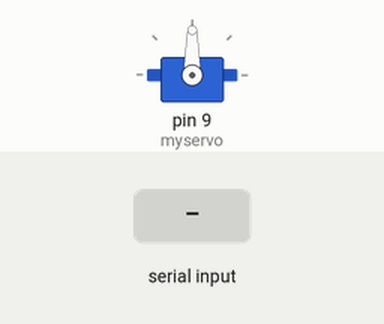
Recording of a sketch running on a simulated Arduino Uno, built with avr-gcc and run on an emulated ATmega328P. On the bench: servo. The inputs (shaded band) are chosen by the test bench.

Above: at 1.2 s.
1.3 s: "L" received over Serial
At 1.6 s:
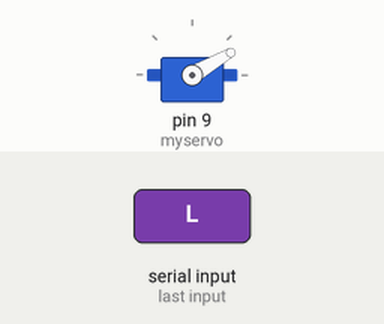
2.8 s: "R" received over Serial
At 4.0 s:
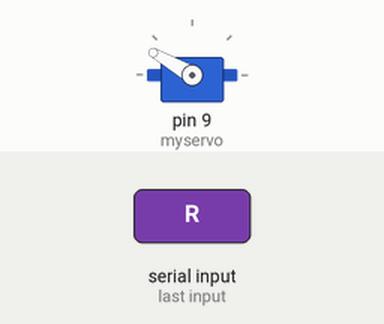
4.3 s: "M" received over Serial
At 5.1 s:
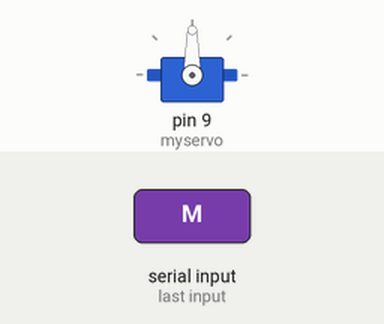
Timing chart, 0 to 7.3 s (numbered marks = the images above; inputs shaded):
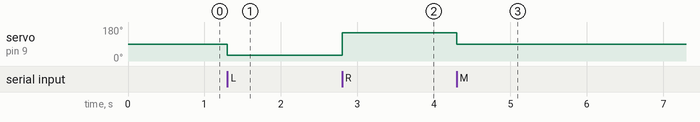

The sketch:

PennyComTest.ino
```cpp
#include <Servo.h>

Servo myservo;  // create servo object to control a servo
// twelve servo objects can be created on most boards

int pos = 0;    // variable to store the servo position
int incomingByte;  // variable to read incoming serial data

void setup() {
  myservo.attach(9);  // attaches the servo on pin 9 to the servo object
  Serial.begin(115200);
  pinMode(9,OUTPUT);
}

void loop() {
  if(Serial.available() > 0){
    incomingByte = Serial.read();
    switch(incomingByte){
      case 'L':
//        for (pos = 0; pos <= 59; pos += 1) { // goes from 0 degrees to 180 degrees
//          // in steps of 1 degree
//          myservo.write(pos);              // tell servo to go to position in variable 'pos'
//          delay(50);                       // waits 15ms for the servo to reach the position
//        }
//        for (pos = 59; pos >= 0; pos -= 1) { // goes from 180 degrees to 0 degrees
//          myservo.write(pos);              // tell servo to go to position in variable 'pos'
//          delay(50);                       // waits 15ms for the servo to reach the position
//        }
        myservo.write(30);
        break;
      case 'M':
//        for (pos = 60; pos <= 119; pos += 1) { // goes from 0 degrees to 180 degrees
//          // in steps of 1 degree
//          myservo.write(pos);              // tell servo to go to position in variable 'pos'
//          delay(50);                       // waits 15ms for the servo to reach the position
//        }
//        for (pos = 119; pos >= 60; pos -= 1) { // goes from 180 degrees to 0 degrees
//          myservo.write(pos);              // tell servo to go to position in variable 'pos'
//          delay(50);                       // waits 15ms for the servo to reach the position
//        }
        myservo.write(90);
        break;
      case 'R':
//        for (pos = 120; pos <= 180; pos += 1) { // goes from 0 degrees to 180 degrees
//          // in steps of 1 degree
//          myservo.write(pos);              // tell servo to go to position in variable 'pos'
//          delay(50);                       // waits 15ms for the servo to reach the position
//        }
//        for (pos = 180; pos >= 120; pos -= 1) { // goes from 180 degrees to 0 degrees
//          myservo.write(pos);              // tell servo to go to position in variable 'pos'
//          delay(50);                       // waits 15ms for the servo to reach the position
//        }
        myservo.write(150);
      default:
        break;
    }
  }
}
```

Measured:
- after the input at 1.3 s, servo on pin 9 (myservo): 90° → 30° at once
- after the input at 2.8 s, servo on pin 9 (myservo): 30° → 150° at once
- after the input at 4.3 s, servo on pin 9 (myservo): 150° → 90° at once
